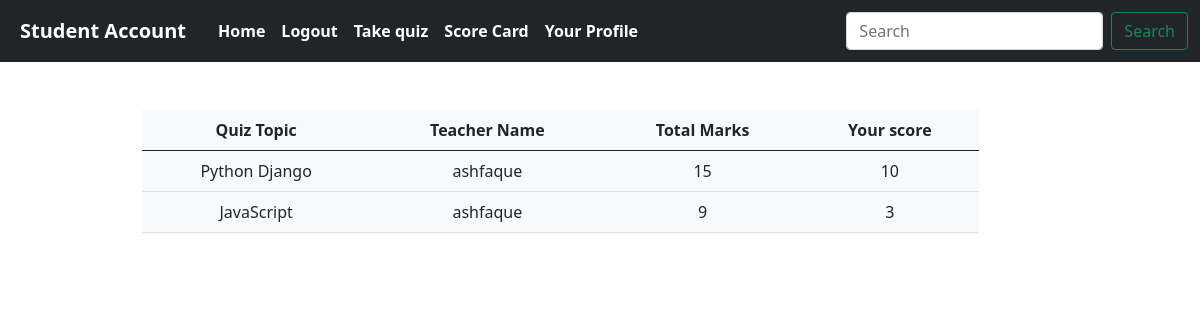
The app's page /score_card/ (signed in) with its own data.
### blog/models.py (models this page shows, shortened)
class User(AbstractUser):
    user_type = models.ForeignKey(account, on_delete=models.CASCADE,blank=True,null=True,related_name='user_status')

class account(models.Model):
    type = models.CharField(max_length=100,blank=True,null=True)

### quiz/models.py (models this page shows, shortened)
class student_score (models.Model):
    student = models.ForeignKey(User,on_delete=models.CASCADE)
    ques_category = models.ForeignKey(quiz_category, on_delete=models.CASCADE)
    score = models.CharField(max_length=500, blank=True,null=True)
    total_quiz_score = models.CharField(max_length=500,blank=True,null=True)

class quiz_category(models.Model):
    under_whom = models.ForeignKey(User,on_delete=models.CASCADE,blank=True,null=True)
    category = models.CharField(max_length=250,unique=True, blank=True,null=True)
    marks = models.IntegerField(blank=True,null=True)

### quiz/views.py (the view)
# urls.py: path('score_card/',views.score_card, name='score_card'),
def score_card(request):
     score_details = student_score.objects.filter(student=request.user)
     context = {
          'score_details':score_details
     }
     return render(request,'quiz/score_card.html',context)

### templates/quiz/score_card.html
{% extends 'base.html' %}
{% block content %}
<div class="container  " style="text-align: center;">
    <table class="table position-relative bg-light mt-5  w-75 " style="left:100px;">
        <thead>
          <tr>
            <th scope="col">Quiz Topic</th>
            <th scope="col"> Teacher Name</th>
            <th scope="col"> Total Marks</th>
            <th scope="col"> Your score</th>
          </tr>
        </thead>
        <tbody>
        {% for i in score_details %}
          <tr>
            <td>{{ i.ques_category.category }}</td>
            <td>{{ i.ques_category.under_whom }}</td>
            <td>{{ i.total_quiz_score }}</td>
            <td>{{ i.score }}</td>
          </tr>
        {% endfor %}
        </tbody>
    </table>
</div>
{% endblock %}

### templates/base.html (shortened to what this page needs)
<!doctype html>
<html lang="en">
  <head>
    <link href="https://cdn.jsdelivr.net/npm/bootstrap@5.0.2/dist/css/bootstrap.min.css" rel="stylesheet">
    <link rel="stylesheet" href="https://cdn.jsdelivr.net/npm/bootstrap-icons@1.11.1/font/bootstrap-icons.css">
  </head>
  <body>
    <nav class="navbar navbar-expand-lg navbar-light bg-dark " style="font-weight: 700; ">
        <div class="container-fluid ">
          {% if request.user.is_authenticated %}
          <a class="navbar-brand bg-dark text-white p-2 text-white" style="border-radius:4px;" href="#">{{user.user_type.type}} Account</a>
          {% endif %}
          <div class="collapse navbar-collapse" id="navbarSupportedContent">
            <ul class="navbar-nav me-auto mb-2 mb-lg-0">
              <li class="nav-item">
                <a class="nav-link active text-white " aria-current="page" href="{% url 'home' %}">Home</a>
              </li>
              {% if request.user.is_authenticated  %}
              <li class="nav-item">
                <a class="nav-link text-white" href="{% url 'user_logout' %}">Logout</a>
              </li>
              {% else %}
              <li class="nav-item">
                <a class="nav-link text-white" href="{% url 'user_login' %}">Login</a>
              </li>
              {% endif %}
              {% if request.user.user_type.type == 'Student'%}
              <li class="nav-item">
                <a class="nav-link text-white" href="{% url 'student_quiz' %}">Take quiz</a>
              </li>
              <li class="nav-item">
                <a class="nav-link text-white" href="{% url 'score_card' %}">Score Card</a>
              </li>
              {% endif %}
              {% if request.user.is_authenticated %}
              <li class="nav-item">
                <a class="nav-link text-white" href="{% url 'user_profile' %}">Your Profile</a>
              </li>
              {% endif %}
            </ul>
            <form class="d-flex" method="GET" action="{% url 'search' %}">
              <input class="form-control me-2" type="text" name="searched_text" placeholder="Search" aria-label="Search">
              <button class="btn btn-outline-success" type="submit">Search</button>
            </form>
          </div>
        </div>
      </nav>
      {% block content %}
      {% endblock %}
  {% load sweetify %}
  </body>
</html>

### records on screen
User: user_type.type "Student"
student_score: ques_category.category "Python Django", ques_category.under_whom "ashfaque", total_quiz_score "15", score "10"
student_score: ques_category.category "JavaScript", ques_category.under_whom "ashfaque", total_quiz_score "9", score "3"
